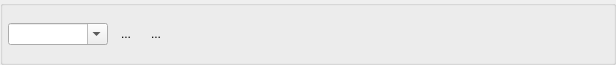
<?xml version="1.0" encoding="UTF-8"?>
<ui version="4.0">
 <class>qf::qmlwidgets::SaveOptionsWidget</class>
 <widget class="QWidget" name="qf::qmlwidgets::SaveOptionsWidget">
  <property name="geometry">
   <rect>
    <x>0</x>
    <y>0</y>
    <width>616</width>
    <height>65</height>
   </rect>
  </property>
  <property name="windowTitle">
   <string>Form</string>
  </property>
  <layout class="QVBoxLayout" name="verticalLayout">
   <property name="leftMargin">
    <number>0</number>
   </property>
   <property name="topMargin">
    <number>0</number>
   </property>
   <property name="rightMargin">
    <number>0</number>
   </property>
   <property name="bottomMargin">
    <number>0</number>
   </property>
   <item>
    <widget class="QGroupBox" name="frmSettings">
     <property name="minimumSize">
      <size>
       <width>0</width>
       <height>30</height>
      </size>
     </property>
     <layout class="QHBoxLayout" name="horizontalLayout_5">
      <property name="leftMargin">
       <number>5</number>
      </property>
      <property name="topMargin">
       <number>0</number>
      </property>
      <property name="rightMargin">
       <number>3</number>
      </property>
      <property name="bottomMargin">
       <number>0</number>
      </property>
      <item>
       <widget class="QComboBox" name="lstSettings">
        <property name="minimumSize">
         <size>
          <width>100</width>
          <height>0</height>
         </size>
        </property>
        <property name="editable">
         <bool>true</bool>
        </property>
        <property name="maxVisibleItems">
         <number>50</number>
        </property>
        <property name="insertPolicy">
         <enum>QComboBox::NoInsert</enum>
        </property>
        <property name="sizeAdjustPolicy">
         <enum>QComboBox::AdjustToContents</enum>
        </property>
       </widget>
      </item>
      <item>
       <widget class="QToolButton" name="btSaveSettings">
        <property name="text">
         <string>...</string>
        </property>
        <property name="iconSize">
         <size>
          <width>24</width>
          <height>24</height>
         </size>
        </property>
        <property name="autoRaise">
         <bool>true</bool>
        </property>
       </widget>
      </item>
      <item>
       <widget class="QToolButton" name="btDeleteSetting">
        <property name="text">
         <string>...</string>
        </property>
        <property name="iconSize">
         <size>
          <width>24</width>
          <height>24</height>
         </size>
        </property>
        <property name="autoRaise">
         <bool>true</bool>
        </property>
       </widget>
      </item>
      <item>
       <spacer name="horizontalSpacer_5">
        <property name="orientation">
         <enum>Qt::Horizontal</enum>
        </property>
        <property name="sizeHint" stdset="0">
         <size>
          <width>40</width>
          <height>20</height>
         </size>
        </property>
       </spacer>
      </item>
     </layout>
    </widget>
   </item>
  </layout>
 </widget>
 <resources/>
 <connections/>
</ui>
